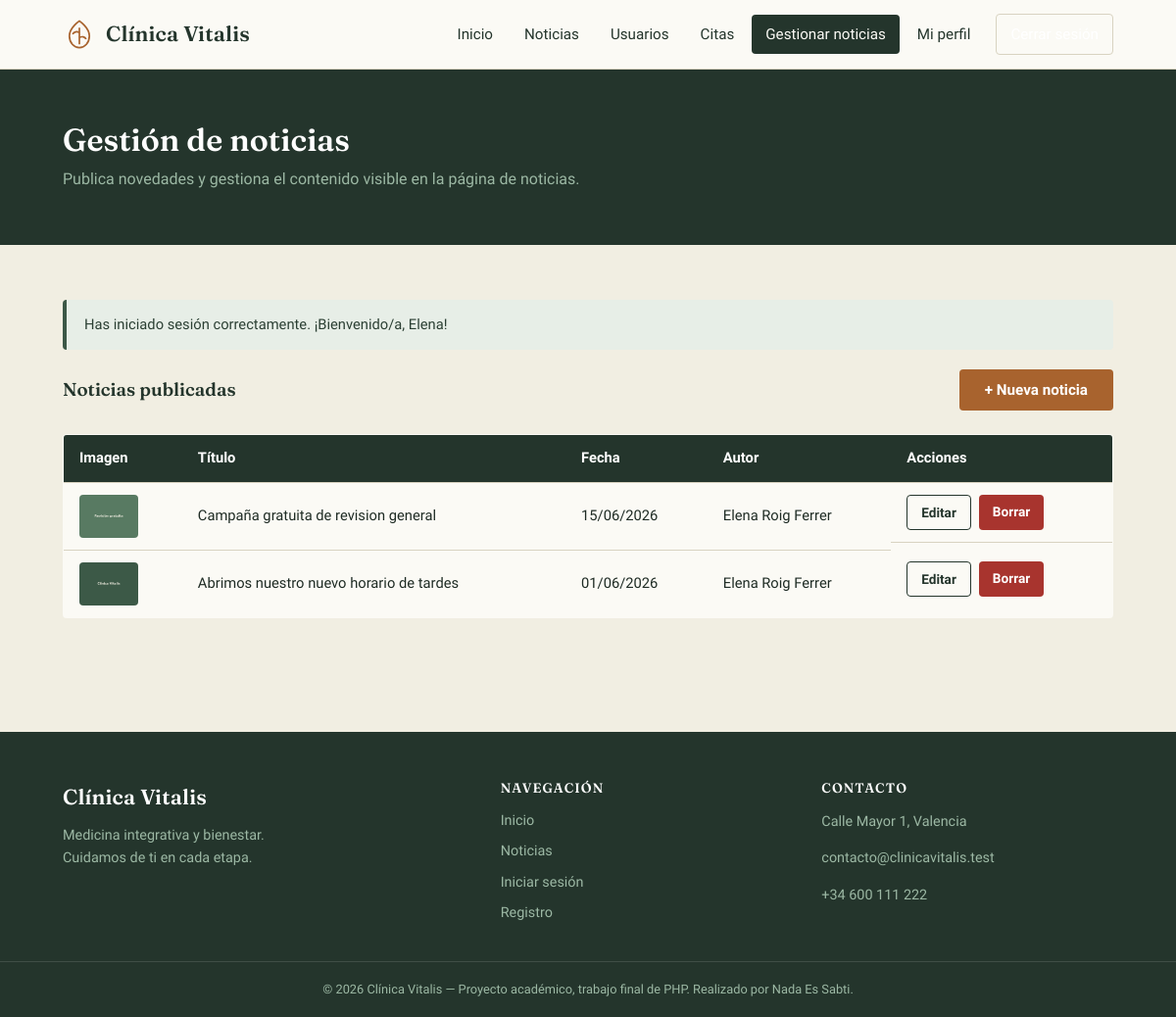
/noticias-administracion.php (signed in), run on the app's committed database.
### tables this page shows
CREATE TABLE IF NOT EXISTS noticias (
    idNoticia   INT AUTO_INCREMENT PRIMARY KEY,
    titulo      VARCHAR(200) NOT NULL UNIQUE,
    imagen      VARCHAR(255) NOT NULL,
    texto       LONGTEXT NOT NULL,
    fecha       DATE NOT NULL,
    idUser      INT NOT NULL,
    CONSTRAINT fk_noticias_user FOREIGN KEY (idUser)
        REFERENCES users_data(idUser)
        ON DELETE CASCADE ON UPDATE CASCADE
);

CREATE TABLE IF NOT EXISTS users_data (
    idUser          INT AUTO_INCREMENT PRIMARY KEY,
    nombre          VARCHAR(100)    NOT NULL,
    apellidos       VARCHAR(150)    NOT NULL,
    email           VARCHAR(150)    NOT NULL UNIQUE,
    telefono        VARCHAR(20)     NOT NULL,
    fecha_nacimiento DATE           NOT NULL,
    direccion       VARCHAR(255)    DEFAULT NULL,
    sexo            ENUM('Mujer','Hombre','Otro') DEFAULT 'Otro'
);

### noticias-administracion.php (the view, shortened to what this page needs)
<?php
require_once 'includes/functions.php';
require_once 'includes/db.php';
$noticias = mysqli_query($conexion,
    "SELECT n.*, u.nombre, u.apellidos
     FROM noticias n INNER JOIN users_data u ON u.idUser = n.idUser
     ORDER BY n.fecha DESC, n.idNoticia DESC");
?>
<!DOCTYPE html>
<html lang="es">
<head>
<link rel="stylesheet" href="css/style.css">
</head>
<body>
<?php include 'includes/navbar.php'; ?>
<div class="pagina-cabecera">
    <div class="contenedor">
        <h1>Gestión de noticias</h1>
        <p>Publica novedades y gestiona el contenido visible en la página de noticias.</p>
    </div>
</div>
<section class="seccion">
    <div class="contenedor">
        <div class="panel-cabecera">
            <h3 style="margin:0;">Noticias publicadas</h3>
            <button class="boton" onclick="document.getElementById('crearNoticia').showModal()">+ Nueva noticia</button>
        </div>
        <div style="overflow-x:auto;">
        <table class="tabla-admin">
            <thead><tr><th>Imagen</th><th>Título</th><th>Fecha</th><th>Autor</th><th>Acciones</th></tr></thead>
            <tbody>
            <?php while ($n = mysqli_fetch_assoc($noticias)): ?>
                <tr>
                    <td><img src="<?= htmlspecialchars($n['imagen'], ENT_QUOTES, 'UTF-8') ?>" alt="" style="width:60px;height:44px;object-fit:cover;border-radius:4px;" onerror="this.src='https://placehold.co/60x44/3C5847/F1EEE2?text=V'"></td>
                    <td><?= htmlspecialchars($n['titulo'], ENT_QUOTES, 'UTF-8') ?></td>
                    <td><?= date('d/m/Y', strtotime($n['fecha'])) ?></td>
                    <td><?= htmlspecialchars($n['nombre'] . ' ' . $n['apellidos'], ENT_QUOTES, 'UTF-8') ?></td>
                    <td class="acciones-tabla">
                        <button class="boton boton-secundario boton-pequeno" onclick="document.getElementById('editarNoticia-<?= $n['idNoticia'] ?>').showModal()">Editar</button>
                        <a class="boton boton-peligro boton-pequeno" href="noticias-administracion.php?borrar=<?= $n['idNoticia'] ?>" onclick="return confirm('¿Borrar esta noticia?')">Borrar</a>
                    </td>
                </tr>
            <?php endwhile; ?>
            </tbody>
        </table>
        </div>
    </div>
</section>
<?php include 'includes/footer.php'; ?>
</body>
</html>

### css/style.css (style rules this page uses)
:root { --tinta: #1E2B24; --verde-900: #24352C; --verde-700: #3C5847; --verde-500: #587A63; --verde-300: #9CB8A4; --papel: #F1EEE2; --papel-alto: #FBFAF5; --ocre: #A8632E; --ocre-claro: #D9B27C; --linea: #D8D3C1; --error: #A8342E; --exito: #3C5847; --fuente-display: 'Fraunces', Georgia, serif; --fuente-texto: 'Work Sans', Arial, sans-serif; --radio: 4px; --sombra: 0 10px 30px rgba(30, 43, 36, 0.10); }
* { box-sizing: border-box; }
html { scroll-behavior: smooth; }
body { margin: 0; font-family: var(--fuente-texto); color: var(--tinta); background: var(--papel); line-height: 1.6; }
h1, h2, h3, h4 { font-family: var(--fuente-display); color: var(--verde-900); line-height: 1.15; margin: 0 0 0.5em; font-weight: 600; }
a { color: var(--ocre); text-decoration: none; }
img { max-width: 100%; display: block; }
.contenedor { max-width: 1120px; margin: 0 auto; padding: 0 24px; }
.boton { display: inline-block; background: var(--ocre); color: #fff; border: none; padding: 12px 26px; border-radius: var(--radio); font-family: var(--fuente-texto); font-weight: 600; font-size: 0.95rem; cursor: pointer; transition: background 0.15s ease; }
.boton-secundario { background: transparent; color: var(--verde-900); border: 1.5px solid var(--verde-900); }
.boton-peligro { background: var(--error); }
.boton-pequeno { padding: 7px 14px; font-size: 0.85rem; }
.pagina-cabecera { background: var(--verde-900); color: var(--papel-alto); padding: 54px 0; }
.pagina-cabecera h1 { color: #fff; margin: 0; }
.pagina-cabecera p { color: var(--verde-300); margin: 8px 0 0; }
.seccion { padding: 56px 0; }
.tabla-admin { width: 100%; border-collapse: collapse; background: var(--papel-alto); border: 1px solid var(--linea); border-radius: var(--radio); overflow: hidden; }
.tabla-admin th, .tabla-admin td { padding: 12px 16px; text-align: left; border-bottom: 1px solid var(--linea); font-size: 0.92rem; }
.tabla-admin th { background: var(--verde-900); color: #fff; font-weight: 600; }
.tabla-admin tr:last-child td { border-bottom: none; }
.acciones-tabla { display: flex; gap: 8px; }
.panel-cabecera { display: flex; justify-content: space-between; align-items: center; margin-bottom: 24px; flex-wrap: wrap; gap: 12px; }

### data on the page
noticias: imagen (picture), titulo "Campaña gratuita de revision general", fecha "15/06/2026", idUser.apellidos "Elena Roig Ferrer"
noticias: imagen (picture), titulo "Abrimos nuestro nuevo horario de tardes", fecha "01/06/2026", idUser.apellidos "Elena Roig Ferrer"

### other printed values
$m['texto'] "Has iniciado sesión correctamente. ¡Bienvenido/a, Elena!"
